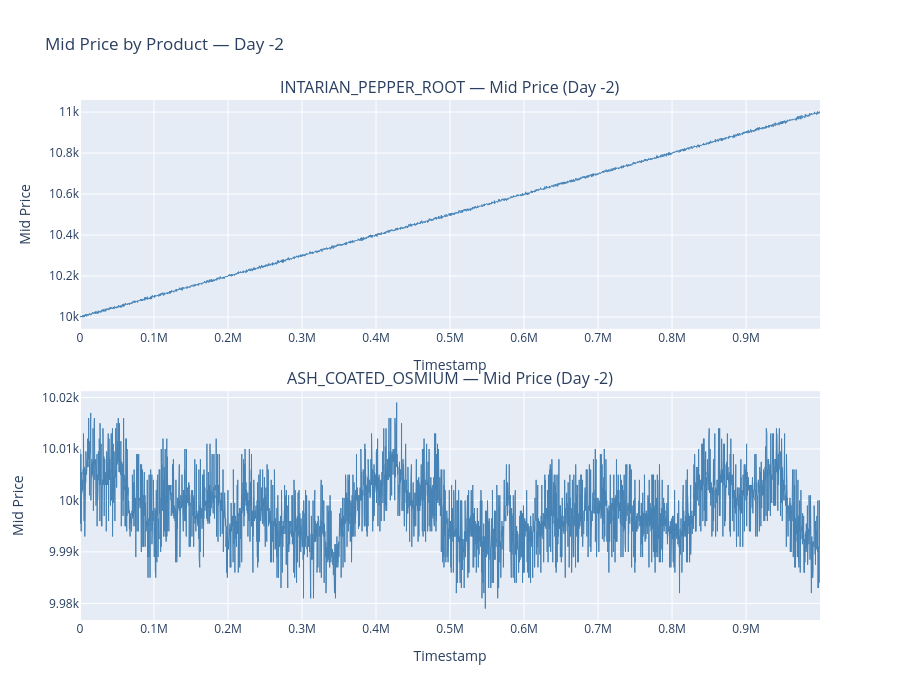
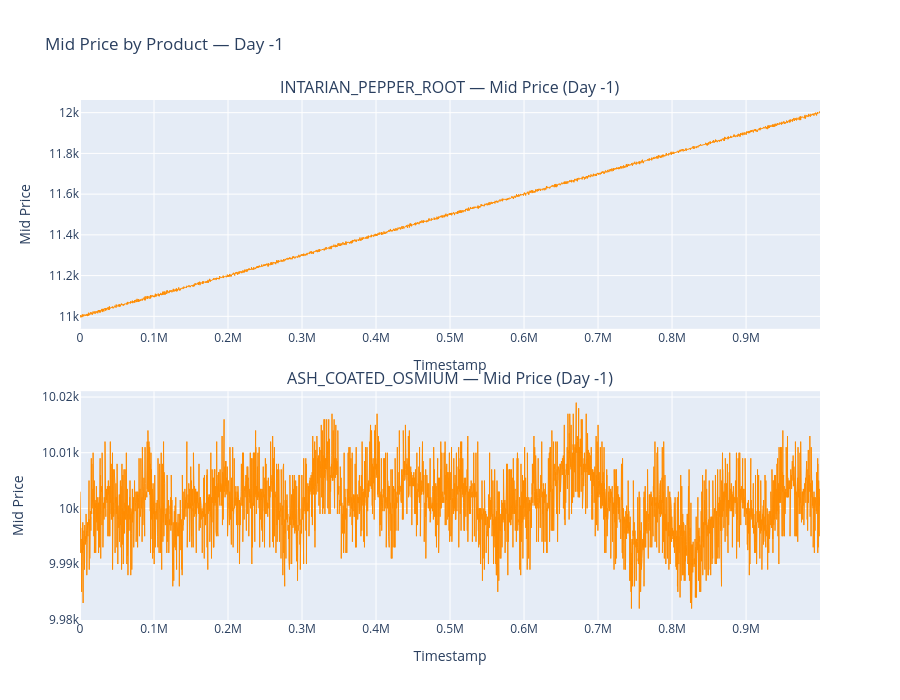
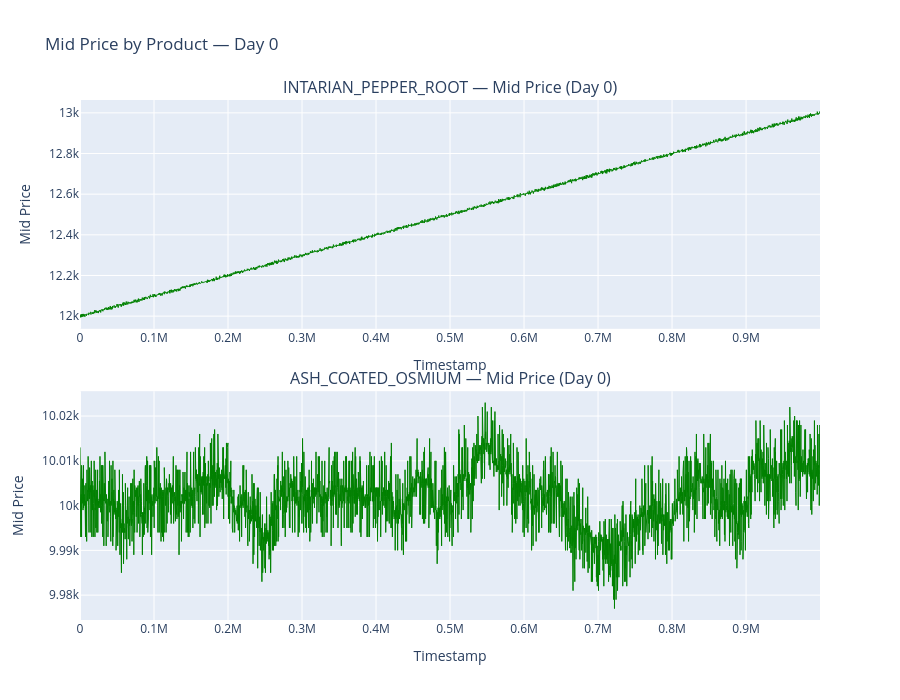

Here is the notebook cell these charts were saved with, in order:
### Code cell
import numpy as np
import plotly.graph_objects as go
from plotly.subplots import make_subplots

all_prices = all_prices.copy()
all_prices["product"] = all_prices["product"].str.strip()
all_prices["mid_price"] = all_prices["mid_price"].replace(0, np.nan).ffill()
# all_prices = all_prices.dropna(subset=["mid_price"])

prices_pepper = all_prices[
    all_prices["product"] == "INTARIAN_PEPPER_ROOT"
].copy()

prices_osmium = all_prices[all_prices["product"] == "ASH_COATED_OSMIUM"].copy()

day_styles = {
    -2: ("steelblue", "Day -2"),
    -1: ("darkorange", "Day -1"),
    0: ("green", "Day 0"),
}

product_info = [
    (prices_pepper, "INTARIAN_PEPPER_ROOT"),
    (prices_osmium, "ASH_COATED_OSMIUM"),
]

for day_val in [-2, -1, 0]:
    color, label = day_styles[day_val]

    fig = make_subplots(
        rows=2,
        cols=1,
        subplot_titles=[
            f"INTARIAN_PEPPER_ROOT — Mid Price ({label})",
            f"ASH_COATED_OSMIUM — Mid Price ({label})",
        ],
        shared_xaxes=False,
        vertical_spacing=0.12,
    )

    for row, (prices, name) in enumerate(product_info, start=1):
        subset = prices[prices["day"] == day_val].sort_values("timestamp")

        fig.add_trace(
            go.Scatter(
                x=subset["timestamp"],
                y=subset["mid_price"],
                mode="lines",
                name=label,
                line=dict(color=color, width=1),
                showlegend=False,
            ),
            row=row,
            col=1,
        )

    fig.update_layout(
        height=700,
        title=f"Mid Price by Product — {label}",
        hovermode="x unified",
    )
    fig.update_xaxes(title_text="Timestamp")
    fig.update_yaxes(title_text="Mid Price")

    fig.show()

### Figure 1 — Plotly figure (JSON) as saved in the notebook; plotly's stock layout.template omitted (floating-point values rounded to 4 significant figures; data arrays with more than 128 entries replaced by an {"elided": "..."} marker saying what was removed)
{"data": [{"line": {"color": "steelblue", "width": 1}, "mode": "lines", "name": "Day -2", "showlegend": false, "type": "scatter", "x": {"elided": "9984 int values"}, "xaxis": "x", "y": {"elided": "9984 float values"}, "yaxis": "y"}, {"line": {"color": "steelblue", "width": 1}, "mode": "lines", "name": "Day -2", "showlegend": false, "type": "scatter", "x": {"elided": "9982 int values"}, "xaxis": "x2", "y": {"elided": "9982 float values"}, "yaxis": "y2"}], "layout": {"annotations": [{"font": {"size": 16}, "showarrow": false, "text": "INTARIAN_PEPPER_ROOT — Mid Price (Day -2)", "x": 0.5, "xanchor": "center", "xref": "paper", "y": 1, "yanchor": "bottom", "yref": "paper"}, {"font": {"size": 16}, "showarrow": false, "text": "ASH_COATED_OSMIUM — Mid Price (Day -2)", "x": 0.5, "xanchor": "center", "xref": "paper", "y": 0.44, "yanchor": "bottom", "yref": "paper"}], "height": 700, "hovermode": "x unified", "title": {"text": "Mid Price by Product — Day -2"}, "xaxis": {"anchor": "y", "domain": [0, 1], "title": {"text": "Timestamp"}}, "xaxis2": {"anchor": "y2", "domain": [0, 1], "title": {"text": "Timestamp"}}, "yaxis": {"anchor": "x", "domain": [0.56, 1], "title": {"text": "Mid Price"}}, "yaxis2": {"anchor": "x2", "domain": [0, 0.44], "title": {"text": "Mid Price"}}}}

### Figure 2 — Plotly figure (JSON) as saved in the notebook; plotly's stock layout.template omitted (floating-point values rounded to 4 significant figures; data arrays with more than 128 entries replaced by an {"elided": "..."} marker saying what was removed)
{"data": [{"line": {"color": "darkorange", "width": 1}, "mode": "lines", "name": "Day -1", "showlegend": false, "type": "scatter", "x": {"elided": "9983 int values"}, "xaxis": "x", "y": {"elided": "9983 float values"}, "yaxis": "y"}, {"line": {"color": "darkorange", "width": 1}, "mode": "lines", "name": "Day -1", "showlegend": false, "type": "scatter", "x": {"elided": "9983 int values"}, "xaxis": "x2", "y": {"elided": "9983 float values"}, "yaxis": "y2"}], "layout": {"annotations": [{"font": {"size": 16}, "showarrow": false, "text": "INTARIAN_PEPPER_ROOT — Mid Price (Day -1)", "x": 0.5, "xanchor": "center", "xref": "paper", "y": 1, "yanchor": "bottom", "yref": "paper"}, {"font": {"size": 16}, "showarrow": false, "text": "ASH_COATED_OSMIUM — Mid Price (Day -1)", "x": 0.5, "xanchor": "center", "xref": "paper", "y": 0.44, "yanchor": "bottom", "yref": "paper"}], "height": 700, "hovermode": "x unified", "title": {"text": "Mid Price by Product — Day -1"}, "xaxis": {"anchor": "y", "domain": [0, 1], "title": {"text": "Timestamp"}}, "xaxis2": {"anchor": "y2", "domain": [0, 1], "title": {"text": "Timestamp"}}, "yaxis": {"anchor": "x", "domain": [0.56, 1], "title": {"text": "Mid Price"}}, "yaxis2": {"anchor": "x2", "domain": [0, 0.44], "title": {"text": "Mid Price"}}}}

### Figure 3 — Plotly figure (JSON) as saved in the notebook; plotly's stock layout.template omitted (floating-point values rounded to 4 significant figures; data arrays with more than 128 entries replaced by an {"elided": "..."} marker saying what was removed)
{"data": [{"line": {"color": "green", "width": 1}, "mode": "lines", "name": "Day 0", "showlegend": false, "type": "scatter", "x": {"elided": "9979 int values"}, "xaxis": "x", "y": {"elided": "9979 float values"}, "yaxis": "y"}, {"line": {"color": "green", "width": 1}, "mode": "lines", "name": "Day 0", "showlegend": false, "type": "scatter", "x": {"elided": "9986 int values"}, "xaxis": "x2", "y": {"elided": "9986 float values"}, "yaxis": "y2"}], "layout": {"annotations": [{"font": {"size": 16}, "showarrow": false, "text": "INTARIAN_PEPPER_ROOT — Mid Price (Day 0)", "x": 0.5, "xanchor": "center", "xref": "paper", "y": 1, "yanchor": "bottom", "yref": "paper"}, {"font": {"size": 16}, "showarrow": false, "text": "ASH_COATED_OSMIUM — Mid Price (Day 0)", "x": 0.5, "xanchor": "center", "xref": "paper", "y": 0.44, "yanchor": "bottom", "yref": "paper"}], "height": 700, "hovermode": "x unified", "title": {"text": "Mid Price by Product — Day 0"}, "xaxis": {"anchor": "y", "domain": [0, 1], "title": {"text": "Timestamp"}}, "xaxis2": {"anchor": "y2", "domain": [0, 1], "title": {"text": "Timestamp"}}, "yaxis": {"anchor": "x", "domain": [0.56, 1], "title": {"text": "Mid Price"}}, "yaxis2": {"anchor": "x2", "domain": [0, 0.44], "title": {"text": "Mid Price"}}}}
